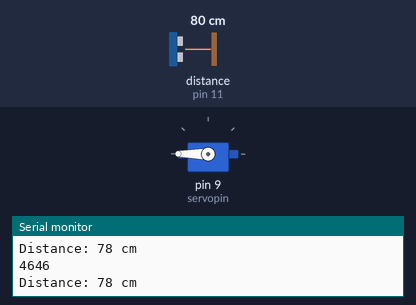
Bench run of a sketch on a simulated Arduino Uno, built with avr-gcc and run on an emulated ATmega328P. Parts: servo, the last lines printed to the serial monitor. Wiring (inferred from the names in the program): ultrasonic range finder: trigger pin 12; echo pin 11. Inputs (shaded band) come from the test bench; at power-on: distance to the obstacle (sensor on pin 11) 80 cm. The echo pulse lasts 58.3 µs per cm.

Above: at 1.2 s.
1.3 s: distance to the obstacle (sensor on pin 11) set to 12 cm
2.8 s: distance to the obstacle (sensor on pin 11) set to 9 cm
At 3.2 s:
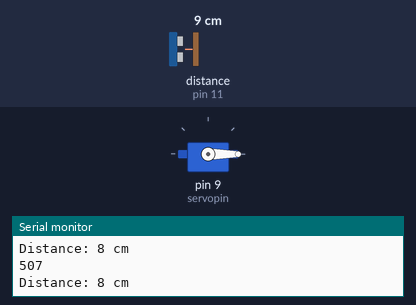
4.3 s: distance to the obstacle (sensor on pin 11) set to 250 cm
At 4.7 s:
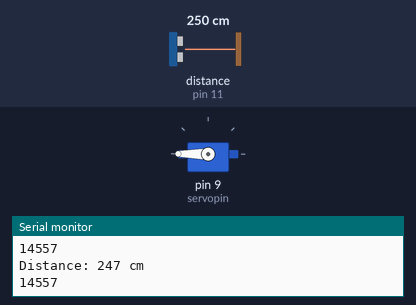
Timing chart, 0 to 7.3 s (numbered marks = the images above; inputs shaded):
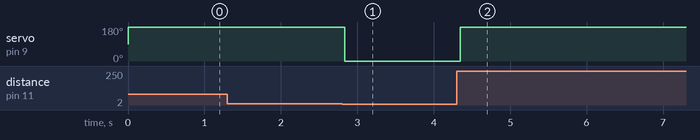

Measured:
- the behaviour switches between 11 and 10 cm on distance to the obstacle (sensor on pin 11) (found by bisection; images 0 and 1)
- after the input at 2.8 s, servo on pin 9 (servopin): 180° → 0° at once
- after the input at 4.3 s, servo on pin 9 (servopin): 0° → 180° at once

The sketch:

ULTRA_SONIC.ino
```cpp
// ---------------------------------------------------------------- //
// Arduino Ultrasoninc Sensor HC-SR04
// Re-writed by Arbi Abdul Jabbaar
// Using Arduino IDE 1.8.7
// Using HC-SR04 Module
// Tested on 17 September 2019
// ---------------------------------------------------------------- //
#include<Servo.h>
int servopin=9;
Servo myservo;
#define echoPin 11 // attach pin D9 Arduino to pin Echo of HC-SR04
#define trigPin 12 //attach pin D10 Arduino to pin Trig of HC-SR04

// defines variables
long duration; // variable for the duration of sound wave travel
int distance; // variable for the distance measurement

void setup() {
  pinMode(trigPin, OUTPUT); // Sets the trigPin as an OUTPUT
  pinMode(echoPin, INPUT); // Sets the echoPin as an INPUT
  Serial.begin(9600); // // Serial Communication is starting with 9600 of baudrate speed
//  Serial.println("Ultrasonic Sensor HC-SR04 Test"); // print some text in Serial Monitor
//  Serial.println("with Arduino UNO R3");
  myservo.attach(servopin);
}
void loop() {
  // Clears the trigPin condition
  digitalWrite(trigPin, LOW);
  delayMicroseconds(2);
  // Sets the trigPin HIGH (ACTIVE) for 10 microseconds
  digitalWrite(trigPin, HIGH);
  delayMicroseconds(10);
  digitalWrite(trigPin, LOW);
  // Reads the echoPin, returns the sound wave travel time in microseconds
  duration = pulseIn(echoPin, HIGH);
  // Calculating the distance
  distance = duration * 0.034 / 2; // Speed of sound wave divided by 2 (go and back)
  // Displays the distance on the Serial Monitor
  Serial.println(duration);
  Serial.print("Distance: ");
  Serial.print(distance);
  Serial.println(" cm");

  if (distance<10){
    myservo.write(0);
  }
  else if (distance>=10){
    myservo.write(180);
  }
}
```
